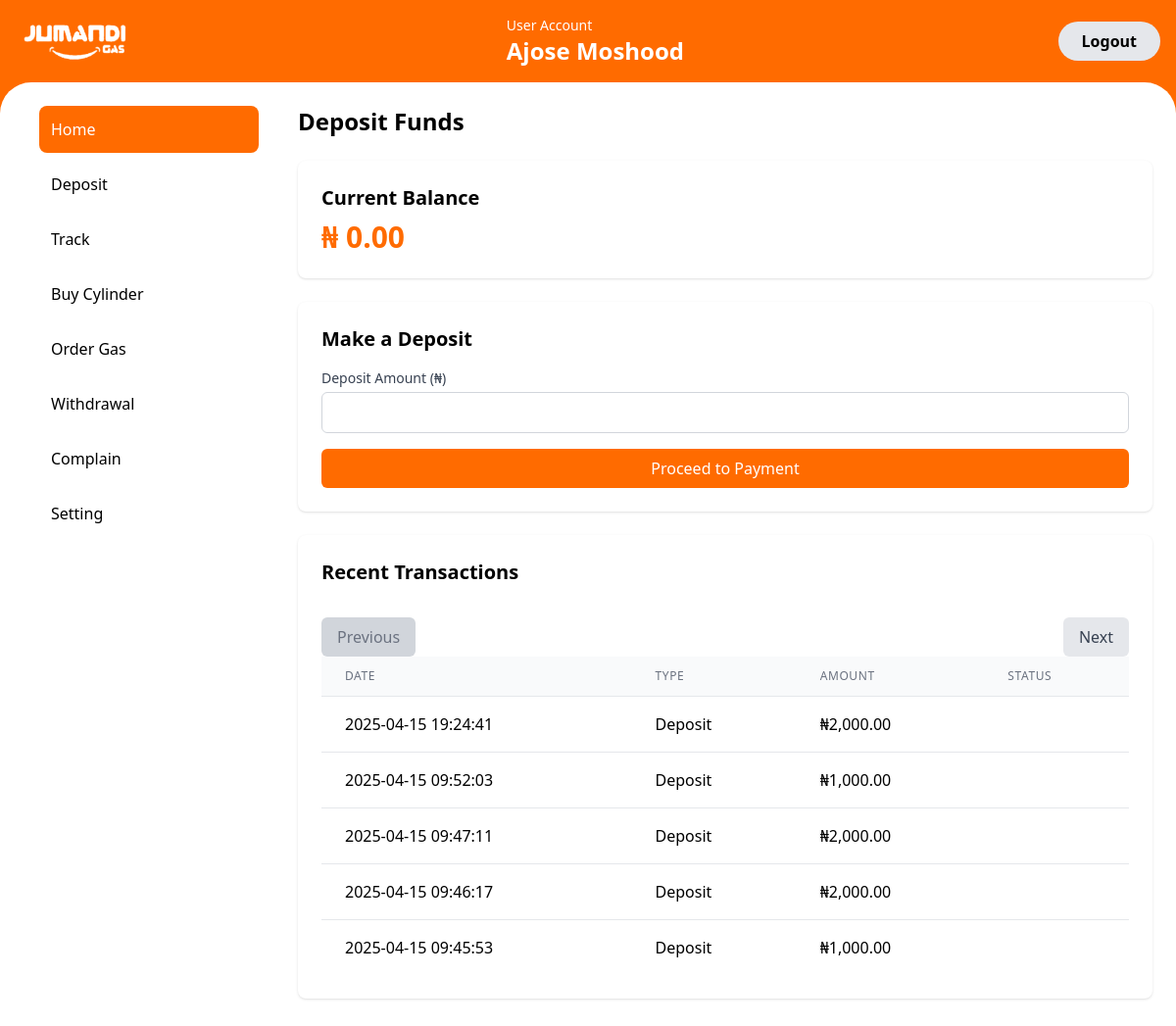
The page /user/user-deposit.php (signed in) on the database its author committed.
### tables this page shows
CREATE TABLE `users` (
  `id` bigint(20) UNSIGNED NOT NULL,
  `full_name` varchar(255) NOT NULL,
  `email` varchar(255) NOT NULL,
  `phone` varchar(255) NOT NULL,
  `password` varchar(255) NOT NULL,
  `address` text NOT NULL,
  `state` varchar(255) NOT NULL,
  `role` enum('user','vendor','rider','admin') DEFAULT 'user',
  `created_at` timestamp NOT NULL DEFAULT current_timestamp(),
  `updated_at` timestamp NOT NULL DEFAULT current_timestamp() ON UPDATE current_timestamp(),
  `city` varchar(255) NOT NULL,
  `currency` varchar(50) NOT NULL,
  `country` varchar(255) NOT NULL,
  `balance` decimal(10,2) NOT NULL DEFAULT 0.00,
  `online` tinyint(1) NOT NULL DEFAULT 0,
  `api_token` varchar(255) DEFAULT NULL
);

CREATE TABLE `payment_history` (
  `id` bigint(20) NOT NULL,
  `user_id` bigint(20) UNSIGNED NOT NULL,
  `amount` decimal(10,2) NOT NULL,
  `currency` varchar(10) NOT NULL,
  `tx_ref` varchar(50) NOT NULL,
  `status` enum('successful','failed') NOT NULL,
  `created_at` timestamp NULL DEFAULT current_timestamp()
);

### user/user-deposit.php (the view, shortened to what this page needs)
<?php
require '../db/db.php';
$pdo->exec("CREATE TABLE IF NOT EXISTS payment_history (
    id BIGINT AUTO_INCREMENT PRIMARY KEY,
    user_id BIGINT UNSIGNED NOT NULL,
    amount DECIMAL(10,2) NOT NULL,
    currency VARCHAR(10) NOT NULL,
    tx_ref VARCHAR(50) NOT NULL,
    status ENUM('successful', 'failed') NOT NULL,
    created_at TIMESTAMP DEFAULT CURRENT_TIMESTAMP,
    FOREIGN KEY (user_id) REFERENCES users(id) ON DELETE CASCADE ON UPDATE CASCADE
)");
$user_id = $_SESSION['user_id'] ?? null;
$stmt = $pdo->prepare("SELECT full_name, email, country FROM users WHERE id = ?");
$stmt->execute([$user_id]);
$user = $stmt->fetch(PDO::FETCH_ASSOC);
?>
<!DOCTYPE html>
<html lang="en">
<head>
    <script src="https://cdn.tailwindcss.com"></script>
    <link href="https://cdnjs.cloudflare.com/ajax/libs/font-awesome/6.0.0-beta3/css/all.min.css" rel="stylesheet">
</head>
<body class="bg-[#ff6b00]">
    <header class="flex justify-between items-center p-4">
        <img src="../asset/image/logos.png" alt="Jumandi Gas Logo" class="h-12 hidden lg:block">
        <div class="text-white">
            <p class="text-sm">User Account</p>
            <p class="text-2xl font-bold"><?= htmlspecialchars($user['full_name']) ?></p>
        </div>
        <a href="logout.php">
            <button class="bg-gray-200 px-6 py-2 rounded-full font-bold">Logout</button>
        </a>
    </header>
    <main class="bg-white rounded-t-[2rem] min-h-screen p-4 lg:p-6 lg:ml-0">
        <div class="flex gap-6 relative">
            <div id="sidebar" class="fixed inset-y-0 left-0 lg:relative lg:block bg-white z-50 w-64 h-screen overflow-y-auto transition-transform duration-300 ease-in-out transform -translate-x-full lg:translate-x-0">
                <div class="flex flex-col h-full">
                    <div class="flex-grow overflow-y-auto">
                        <nav class="space-y-2 px-4">
    <a href="index.php" class="block p-3 bg-[#ff6b00] text-white rounded-lg">Home</a>
    <a href="user-deposit.php" class="block p-3 hover:bg-orange-100 rounded-lg">Deposit</a>
    <a href="item-tracking.php" class="block p-3 hover:bg-orange-100 rounded-lg">Track</a>
    <a href="#" class="block p-3 hover:bg-orange-100 rounded-lg">Buy Cylinder</a>
    <div class="relative group">
        <button class="block w-full text-left p-3 hover:bg-orange-100 rounded-lg">Order Gas</button>
    </div>
    <a href="withdrawal.php" class="block p-3 hover:bg-orange-100 rounded-lg">Withdrawal</a>
    <a href="user-complaint.php" class="block p-3 hover:bg-orange-100 rounded-lg">Complain</a>
    <a href="#" class="block p-3 hover:bg-orange-100 rounded-lg">Setting</a>
</nav>
                    </div>
                </div>
            </div>
            <div class="flex-1 w-full">
                <h1 class="text-2xl font-bold mb-6">Deposit Funds</h1>
                <div class="bg-white shadow rounded-lg p-6 mb-6">
                    <h2 class="text-xl font-semibold mb-2">Current Balance</h2>
                    <p class="text-3xl font-bold text-[#ff6b00]">
                        <span id="currencySymbol">₦</span>
                        <span id="currentBalance">0.00</span>
                    </p>
                </div>
                <div class="bg-white shadow rounded-lg p-6 mb-6">
                    <h2 class="text-xl font-semibold mb-4">Make a Deposit</h2>
                    <form method="POST">
                        <div class="mb-4">
                            <label for="depositAmount" class="block text-sm font-medium text-gray-700 mb-1">Deposit Amount (₦)</label>
                            <input type="number" id="depositAmount" name="amount" min="100" step="100" class="w-full px-3 py-2 border border-gray-300 rounded-md focus:outline-none focus:ring-[#ff6b00] focus:border-[#ff6b00]" required>
                        </div>
                        <button type="submit" class="w-full px-4 py-2 bg-[#ff6b00] text-white rounded-md hover:bg-[#e05e00] focus:outline-none focus:ring-2 focus:ring-[#ff6b00] focus:ring-opacity-50">
                            Proceed to Payment
                        </button>
                    </form>
                </div>
                <div class="bg-white shadow rounded-lg p-6">
                    <h2 class="text-xl font-semibold mb-4">Recent Transactions</h2>
                    <div class="overflow-x-auto">
                        <table class="min-w-full divide-y divide-gray-200">
                            <thead class="bg-gray-50">
                                <tr>
                                    <th scope="col" class="px-6 py-3 text-left text-xs font-medium text-gray-500 uppercase tracking-wider">Date</th>
                                    <th scope="col" class="px-6 py-3 text-left text-xs font-medium text-gray-500 uppercase tracking-wider">Type</th>
                                    <th scope="col" class="px-6 py-3 text-left text-xs font-medium text-gray-500 uppercase tracking-wider">Amount</th>
                                    <th scope="col" class="px-6 py-3 text-left text-xs font-medium text-gray-500 uppercase tracking-wider">Status</th>
                                </tr>
                            </thead>
                            <tbody class="bg-white divide-y divide-gray-200">
    <?php
    require '../db/db.php';
    $user_id = $_SESSION['user_id'];
    $limit = 5;
    $page = isset($_GET['page']) ? (int)$_GET['page'] : 1;
    $offset = ($page - 1) * $limit;
    $stmt = $pdo->prepare("SELECT COUNT(*) FROM payment_history WHERE user_id = ?");
    $stmt->execute([$user_id]);
    $total_transactions = $stmt->fetchColumn();
    $total_pages = ceil($total_transactions / $limit);
    $stmt = $pdo->prepare("SELECT * FROM payment_history WHERE user_id = ? ORDER BY created_at DESC LIMIT ? OFFSET ?");
    $stmt->bindValue(1, $user_id, PDO::PARAM_INT);
    $stmt->bindValue(2, $limit, PDO::PARAM_INT);
    $stmt->bindValue(3, $offset, PDO::PARAM_INT);
    $stmt->execute();
    $transactions = $stmt->fetchAll(PDO::FETCH_ASSOC);
    if ($transactions) {
        foreach ($transactions as $transaction) {
            echo "<tr>
                    <td class='px-6 py-4 whitespace-nowrap'>" . htmlspecialchars($transaction['created_at']) . "</td>
                    <td class='px-6 py-4 whitespace-nowrap'>Deposit</td>
                    <td class='px-6 py-4 whitespace-nowrap'>₦" . htmlspecialchars(number_format($transaction['amount'], 2)) . "</td>
                    <td class='px-6 py-4 whitespace-nowrap'>
                        <span class='px-2 inline-flex text-xs leading-5 font-semibold rounded-full " .
                        ($transaction['status'] == 'successful' ? 'bg-green-100 text-green-800' : 'bg-red-100 text-red-800') . "'>
                        " . htmlspecialchars($transaction['status']) . "
                        </span>
                    </td>
                </tr>";
        }
    } else {
        echo "<tr><td colspan='4' class='px-6 py-4 text-center text-gray-500'>No transactions found</td></tr>";
    }
    ?>
</tbody>
<div class="mt-4 flex justify-between">
    <?php if ($page > 1): ?>
        <a href="?page=<?php echo $page - 1; ?>" class="px-4 py-2 bg-gray-200 text-gray-700 rounded-md">Previous</a>
    <?php else: ?>
        <span class="px-4 py-2 bg-gray-300 text-gray-500 rounded-md cursor-not-allowed">Previous</span>
    <?php endif; ?>
    <?php if ($page < $total_pages): ?>
        <a href="?page=<?php echo $page + 1; ?>" class="px-4 py-2 bg-gray-200 text-gray-700 rounded-md">Next</a>
    <?php else: ?>
        <span class="px-4 py-2 bg-gray-300 text-gray-500 rounded-md cursor-not-allowed">Next</span>
    <?php endif; ?>
</div>
                        </table>
                    </div>
                </div>
            </div>
        </div>
    </main>
</body>
</html>

### rows shown on the page
users: full_name "Ajose Moshood"
payment_history: created_at "2025-04-15 19:24:41", amount "2,000.00"
payment_history: created_at "2025-04-15 09:52:03", amount "1,000.00"
payment_history: created_at "2025-04-15 09:47:11", amount "2,000.00"
payment_history: created_at "2025-04-15 09:46:17", amount "2,000.00"
payment_history: created_at "2025-04-15 09:45:53", amount "1,000.00"
